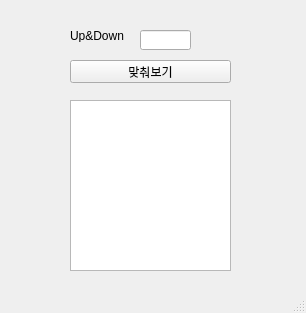
<?xml version="1.0" encoding="UTF-8"?>
<ui version="4.0">
 <class>MainWindow</class>
 <widget class="QMainWindow" name="MainWindow">
  <property name="geometry">
   <rect>
    <x>0</x>
    <y>0</y>
    <width>306</width>
    <height>313</height>
   </rect>
  </property>
  <property name="windowTitle">
   <string>MainWindow</string>
  </property>
  <widget class="QWidget" name="centralwidget">
   <widget class="QLineEdit" name="le">
    <property name="geometry">
     <rect>
      <x>140</x>
      <y>30</y>
      <width>51</width>
      <height>20</height>
     </rect>
    </property>
   </widget>
   <widget class="QLabel" name="lbl">
    <property name="geometry">
     <rect>
      <x>70</x>
      <y>30</y>
      <width>56</width>
      <height>12</height>
     </rect>
    </property>
    <property name="text">
     <string>Up&amp;Down</string>
    </property>
   </widget>
   <widget class="QPushButton" name="pb">
    <property name="geometry">
     <rect>
      <x>70</x>
      <y>60</y>
      <width>161</width>
      <height>23</height>
     </rect>
    </property>
    <property name="text">
     <string>맞춰보기</string>
    </property>
   </widget>
   <widget class="QTextEdit" name="te">
    <property name="geometry">
     <rect>
      <x>70</x>
      <y>100</y>
      <width>161</width>
      <height>171</height>
     </rect>
    </property>
   </widget>
  </widget>
  <widget class="QMenuBar" name="menubar">
   <property name="geometry">
    <rect>
     <x>0</x>
     <y>0</y>
     <width>306</width>
     <height>21</height>
    </rect>
   </property>
  </widget>
  <widget class="QStatusBar" name="statusbar"/>
 </widget>
 <resources/>
 <connections/>
</ui>
